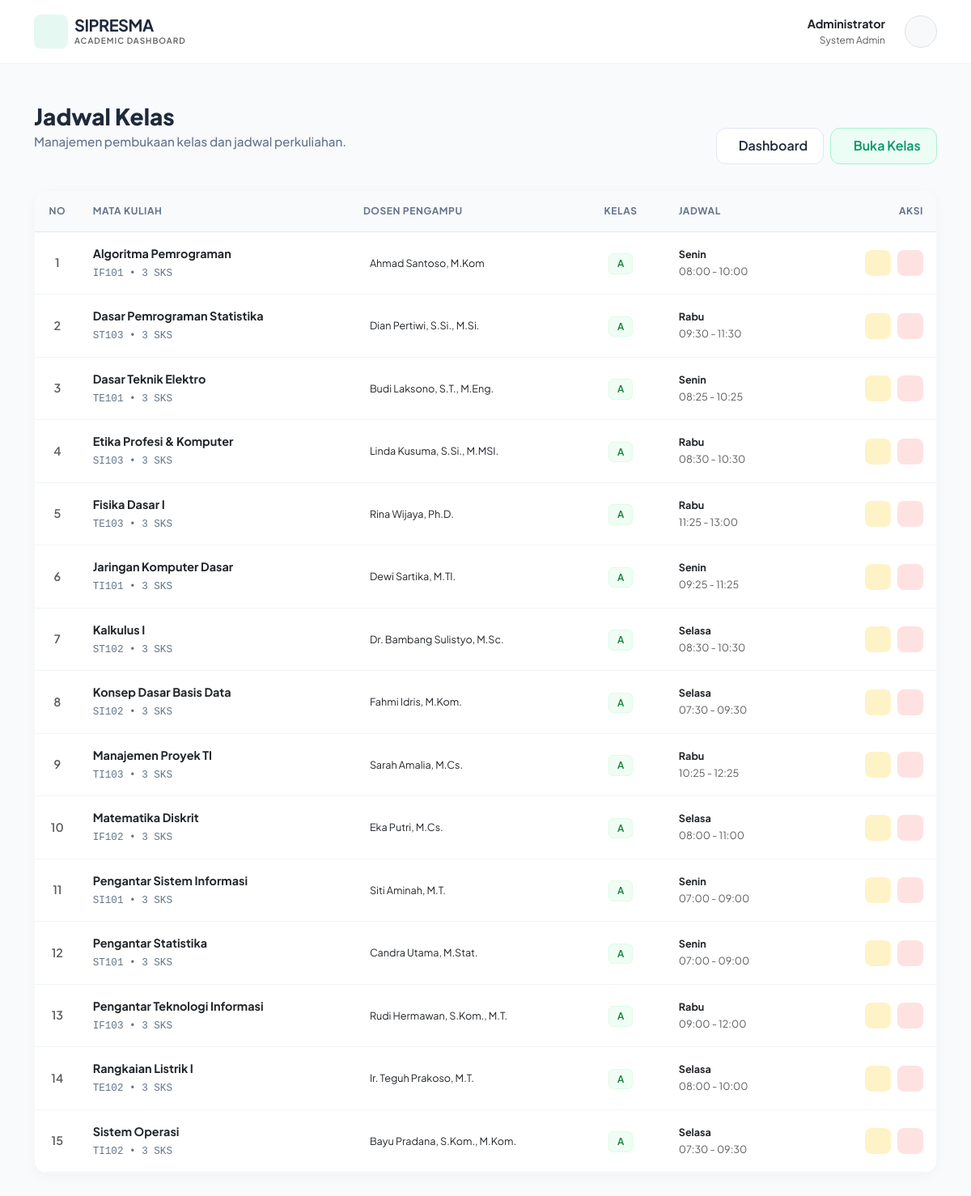
/kelas/index.php (signed in), run on the app's committed database.
### tables this page shows
CREATE TABLE `kelas` (
  `id_kelas` int(11) NOT NULL,
  `kode_mk` varchar(10) NOT NULL,
  `nidn` varchar(20) NOT NULL,
  `nama_kelas` varchar(5) NOT NULL,
  `kuota` int(11) NOT NULL DEFAULT 40,
  `hari` varchar(10) NOT NULL,
  `jam_mulai` time NOT NULL,
  `jam_selesai` time NOT NULL
);

CREATE TABLE `matakuliah` (
  `kode_mk` varchar(20) NOT NULL,
  `id_prodi` int(11) NOT NULL,
  `nama_mk` varchar(100) NOT NULL,
  `sks` int(11) NOT NULL,
  `semester_paket` int(11) DEFAULT NULL
);

CREATE TABLE `dosen` (
  `nidn` varchar(20) NOT NULL,
  `id_user` int(11) NOT NULL,
  `id_prodi` int(11) NOT NULL,
  `nama_lengkap` varchar(100) NOT NULL,
  `email` varchar(100) DEFAULT NULL
);

### kelas/index.php (the view, shortened to what this page needs)
<?php
include '../config/koneksi.php';
?>
<!DOCTYPE html>
<html lang="id">
<head>
    <link href="https://cdn.jsdelivr.net/npm/bootstrap@5.3.0/dist/css/bootstrap.min.css" rel="stylesheet">
</head>
<body>
    <nav class="navbar navbar-expand-lg navbar-clean mb-5">
        <div class="container">
            <a class="navbar-brand d-flex align-items-center gap-2" href="#">
                <div class="logo-box"><iconify-icon icon="solar:infinity-bold" style="font-size: 1.5rem;"></iconify-icon></div>
                <div><h5 class="fw-bold mb-0 brand-text">SIPRESMA</h5><p class="mb-0 text-muted" style="font-size: 10px; font-weight: 600; letter-spacing: 1px;">ACADEMIC DASHBOARD</p></div>
            </a>
            <div class="d-flex align-items-center gap-4">
                <div class="d-none d-md-block text-end"><p class="mb-0 fw-bold text-dark" style="font-size: 0.9rem;">Administrator</p><p class="mb-0 text-muted" style="font-size: 0.75rem;">System Admin</p></div>
                <div class="bg-light rounded-circle border p-1 d-flex align-items-center justify-content-center" style="width: 40px; height: 40px;">
                </div>
            </div>
        </div>
    </nav>
    <div class="container">
        <div class="page-header">
            <div>
                <h2 class="page-title">Jadwal Kelas</h2>
                <p class="page-subtitle">Manajemen pembukaan kelas dan jadwal perkuliahan.</p>
            </div>
            <div class="d-flex gap-2">
                <a href="../dashboard/index.php" class="btn-clean"><iconify-icon icon="solar:arrow-left-linear"></iconify-icon> Dashboard</a>
                <a href="create.php" class="btn-primary-soft"><iconify-icon icon="solar:add-circle-bold"></iconify-icon> Buka Kelas</a>
            </div>
        </div>
        <div class="card-modern">
            <div class="table-responsive">
                <table class="table table-custom mb-0">
                    <thead>
                        <tr>
                            <th width="5%" class="text-center">No</th>
                            <th width="30%">Mata Kuliah</th>
                            <th width="25%">Dosen Pengampu</th>
                            <th width="10%" class="text-center">Kelas</th>
                            <th width="20%">Jadwal</th>
                            <th width="10%" class="text-end">Aksi</th>
                        </tr>
                    </thead>
                    <tbody>
                        <?php
                        $query = mysqli_query($koneksi, "
                            SELECT k.*, m.nama_mk, m.kode_mk, m.sks, d.nama_lengkap
                            FROM kelas k
                            JOIN matakuliah m ON k.kode_mk = m.kode_mk
                            JOIN dosen d ON k.nidn = d.nidn
                            ORDER BY m.nama_mk ASC, k.nama_kelas ASC
                        ");
                        $no = 1;
                        while ($data = mysqli_fetch_array($query)) {
                        ?>
                            <tr>
                                <td class="text-center fw-semibold text-muted"><?php echo $no++; ?></td>
                                <td>
                                    <span class="fw-bold text-dark d-block"><?php echo $data['nama_mk']; ?></span>
                                    <small class="text-mono"><?php echo $data['kode_mk']; ?> • <?php echo $data['sks']; ?> SKS</small>
                                </td>
                                <td>
                                    <div class="d-flex align-items-center gap-2">
                                        <span class="text-dark small"><?php echo $data['nama_lengkap']; ?></span>
                                    </div>
                                </td>
                                <td class="text-center"><span class="badge-pill badge-kelas"><?php echo $data['nama_kelas']; ?></span></td>
                                <td>
                                    <span class="fw-bold text-dark small d-block"><?php echo $data['hari']; ?></span>
                                    <span class="text-muted small"><?php echo date('H:i', strtotime($data['jam_mulai'])) . ' - ' . date('H:i', strtotime($data['jam_selesai'])); ?></span>
                                </td>
                                <td class="text-end">
                                    <div class="d-flex justify-content-end gap-2">
                                        <a href="update.php?id=<?php echo $data['id_kelas']; ?>" class="btn-icon-soft btn-edit"><iconify-icon icon="solar:pen-bold"></iconify-icon></a>
                                        <a href="delete.php?id=<?php echo $data['id_kelas']; ?>" class="btn-icon-soft btn-delete" onclick="return confirm('Hapus kelas ini?')"></a>
                                    </div>
                                </td>
                            </tr>
                        <?php } ?>
                    </tbody>
                </table>
            </div>
        </div>
    </div>
</body>
</html>

### kelas/index.php (style rules this page uses)
:root { --primary: #10b981; --bg-body: #f8fafc; --text-main: #1e293b; --text-muted: #64748b; --card-shadow: 0 4px 15px rgba(0,0,0,0.03); }
body { font-family: 'Plus Jakarta Sans', sans-serif; background-color: var(--bg-body); color: var(--text-main); padding-bottom: 3rem; }
.navbar-clean { background: white; border-bottom: 1px solid rgba(0,0,0,0.05); padding: 0.8rem 0; position: sticky; top: 0; z-index: 100; }
.logo-box { background: rgba(16, 185, 129, 0.1); color: #10b981; width: 42px; height: 42px; border-radius: 8px; display: flex; align-items: center; justify-content: center; }
.brand-text { color: var(--text-main); letter-spacing: -0.5px; }
.page-header { margin-top: 2rem; margin-bottom: 2rem; display: flex; justify-content: space-between; align-items: end; }
.page-title { font-size: 1.75rem; font-weight: 800; color: var(--text-main); margin-bottom: 0.25rem; }
.page-subtitle { color: var(--text-muted); font-size: 0.95rem; font-weight: 500; }
.card-modern { background: white; border-radius: 16px; border: 1px solid rgba(0,0,0,0.03); box-shadow: var(--card-shadow); overflow: hidden; }
.table-custom thead th { background-color: #f8fafc; color: var(--text-muted); font-weight: 700; font-size: 0.75rem; text-transform: uppercase; letter-spacing: 0.05em; padding: 1rem; border-bottom: 1px solid #e2e8f0; }
.table-custom tbody td { padding: 1rem; vertical-align: middle; border-bottom: 1px solid #f1f5f9; font-size: 0.9rem; color: var(--text-main); }
.badge-pill { padding: 0.35em 0.8em; border-radius: 6px; font-weight: 600; font-size: 0.75rem; }
.badge-kelas { background: #f0fdf4; color: #15803d; border: 1px solid #dcfce7; }
.text-mono { font-family: monospace; color: var(--text-muted); }
.btn-clean { background: white; border: 1px solid #e2e8f0; color: var(--text-main); font-weight: 600; padding: 0.6rem 1.2rem; border-radius: 12px; display: inline-flex; align-items: center; gap: 8px; text-decoration: none; transition: all 0.2s; }
.btn-primary-soft { background: #ecfdf5; color: #059669; border: 1px solid #a7f3d0; font-weight: 600; padding: 0.6rem 1.2rem; border-radius: 12px; display: inline-flex; align-items: center; gap: 8px; text-decoration: none; transition: all 0.2s; }
.btn-icon-soft { width: 32px; height: 32px; border-radius: 8px; display: flex; align-items: center; justify-content: center; transition: all 0.2s; border: none; text-decoration: none; }
.btn-edit { background: #fef3c7; color: #b45309; }
.btn-delete { background: #fee2e2; color: #b91c1c; }

### data on the page
kelas: kode_mk.nama_mk "Algoritma Pemrograman", kode_mk.kode_mk "IF101", kode_mk.sks "3", dosen.nama_lengkap "Ahmad Santoso, M.Kom", nama_kelas "A", hari "Senin", jam_mulai "08:00", jam_selesai "10:00"
kelas: kode_mk.nama_mk "Dasar Pemrograman Statistika", kode_mk.kode_mk "ST103", kode_mk.sks "3", dosen.nama_lengkap "Dian Pertiwi, S.Si., M.Si.", nama_kelas "A", hari "Rabu", jam_mulai "09:30", jam_selesai "11:30"
kelas: kode_mk.nama_mk "Dasar Teknik Elektro", kode_mk.kode_mk "TE101", kode_mk.sks "3", dosen.nama_lengkap "Budi Laksono, S.T., M.Eng.", nama_kelas "A", hari "Senin", jam_mulai "08:25", jam_selesai "10:25"
kelas: kode_mk.nama_mk "Etika Profesi & Komputer", kode_mk.kode_mk "SI103", kode_mk.sks "3", dosen.nama_lengkap "Linda Kusuma, S.Si., M.MSI.", nama_kelas "A", hari "Rabu", jam_mulai "08:30", jam_selesai "10:30"
kelas: kode_mk.nama_mk "Fisika Dasar I", kode_mk.kode_mk "TE103", kode_mk.sks "3", dosen.nama_lengkap "Rina Wijaya, Ph.D.", nama_kelas "A", hari "Rabu", jam_mulai "11:25", jam_selesai "13:00"
kelas: kode_mk.nama_mk "Jaringan Komputer Dasar", kode_mk.kode_mk "TI101", kode_mk.sks "3", dosen.nama_lengkap "Dewi Sartika, M.TI.", nama_kelas "A", hari "Senin", jam_mulai "09:25", jam_selesai "11:25"
kelas: kode_mk.nama_mk "Kalkulus I", kode_mk.kode_mk "ST102", kode_mk.sks "3", dosen.nama_lengkap "Dr. Bambang Sulistyo, M.Sc.", nama_kelas "A", hari "Selasa", jam_mulai "08:30", jam_selesai "10:30"
kelas: kode_mk.nama_mk "Konsep Dasar Basis Data", kode_mk.kode_mk "SI102", kode_mk.sks "3", dosen.nama_lengkap "Fahmi Idris, M.Kom.", nama_kelas "A", hari "Selasa", jam_mulai "07:30", jam_selesai "09:30"
kelas: kode_mk.nama_mk "Manajemen Proyek TI", kode_mk.kode_mk "TI103", kode_mk.sks "3", dosen.nama_lengkap "Sarah Amalia, M.Cs.", nama_kelas "A", hari "Rabu", jam_mulai "10:25", jam_selesai "12:25"
kelas: kode_mk.nama_mk "Matematika Diskrit", kode_mk.kode_mk "IF102", kode_mk.sks "3", dosen.nama_lengkap "Eka Putri, M.Cs.", nama_kelas "A", hari "Selasa", jam_mulai "08:00", jam_selesai "11:00"
kelas: kode_mk.nama_mk "Pengantar Sistem Informasi", kode_mk.kode_mk "SI101", kode_mk.sks "3", dosen.nama_lengkap "Siti Aminah, M.T.", nama_kelas "A", hari "Senin", jam_mulai "07:00", jam_selesai "09:00"
kelas: kode_mk.nama_mk "Pengantar Statistika", kode_mk.kode_mk "ST101", kode_mk.sks "3", dosen.nama_lengkap "Candra Utama, M.Stat.", nama_kelas "A", hari "Senin", jam_mulai "07:00", jam_selesai "09:00"
kelas: kode_mk.nama_mk "Pengantar Teknologi Informasi", kode_mk.kode_mk "IF103", kode_mk.sks "3", dosen.nama_lengkap "Rudi Hermawan, S.Kom., M.T.", nama_kelas "A", hari "Rabu", jam_mulai "09:00", jam_selesai "12:00"
kelas: kode_mk.nama_mk "Rangkaian Listrik I", kode_mk.kode_mk "TE102", kode_mk.sks "3", dosen.nama_lengkap "Ir. Teguh Prakoso, M.T.", nama_kelas "A", hari "Selasa", jam_mulai "08:00", jam_selesai "10:00"
kelas: kode_mk.nama_mk "Sistem Operasi", kode_mk.kode_mk "TI102", kode_mk.sks "3", dosen.nama_lengkap "Bayu Pradana, S.Kom., M.Kom.", nama_kelas "A", hari "Selasa", jam_mulai "07:30", jam_selesai "09:30"
